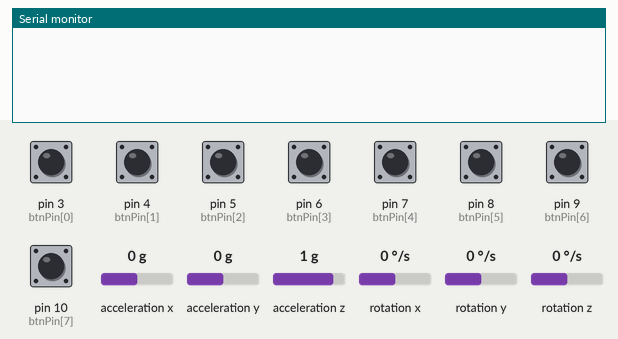
Bench run of a sketch on a simulated Arduino Uno, built with avr-gcc and run on an emulated ATmega328P. Shown: the last lines printed to the serial monitor. The inputs (shaded band) are chosen by the test bench; at power-on: pin 3 (btnPin[0]), pin 4 (btnPin[1]), pin 5 (btnPin[2]), pin 6 (btnPin[3]), pin 7 (btnPin[4]), pin 8 (btnPin[5]), pin 9 (btnPin[6]), pin 10 (btnPin[7]) LOW, acceleration x 0 g, acceleration y 0 g, acceleration z 1 g, rotation x 0 °/s, rotation y 0 °/s, rotation z 0 °/s.

Above: at 1.2 s.
1.3 s: pin 3 (btnPin[0]) pulled HIGH for 0.15 s
At 2.6 s:
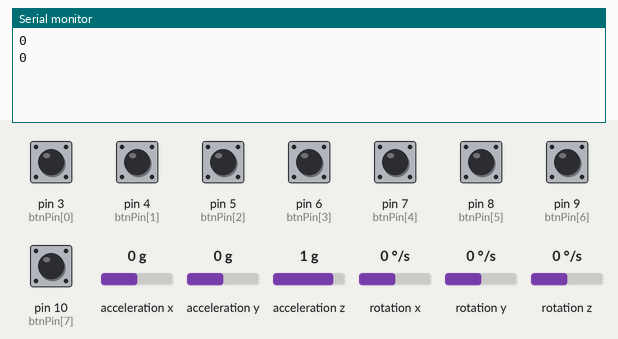
2.9 s: pin 10 (btnPin[7]) pulled HIGH for 0.15 s
At 4.1 s:
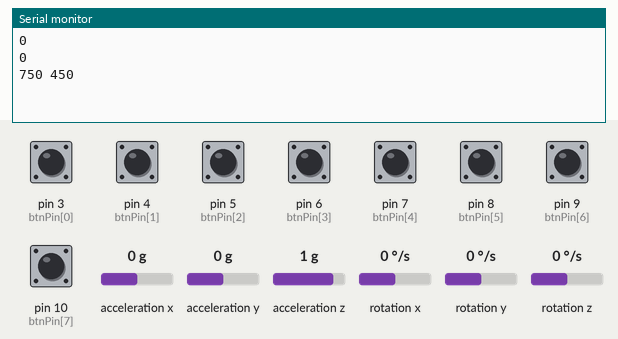
4.5 s: pin 4 (btnPin[1]) pulled HIGH for 0.15 s
At 5.8 s:
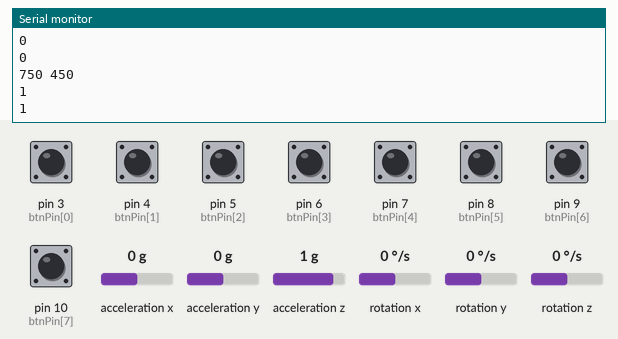
6.1 s: pin 5 (btnPin[2]) pulled HIGH for 0.15 s
At 7.4 s:
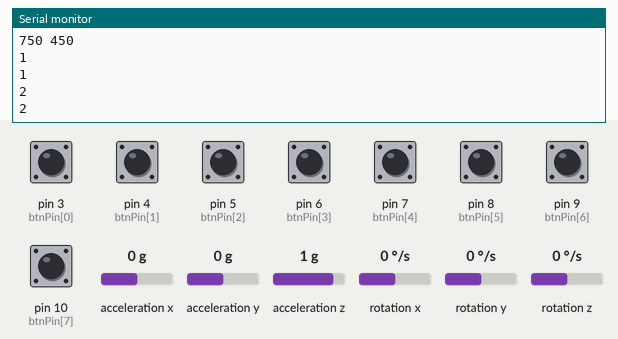
7.7 s: pin 6 (btnPin[3]) pulled HIGH for 0.15 s
At 9.0 s:
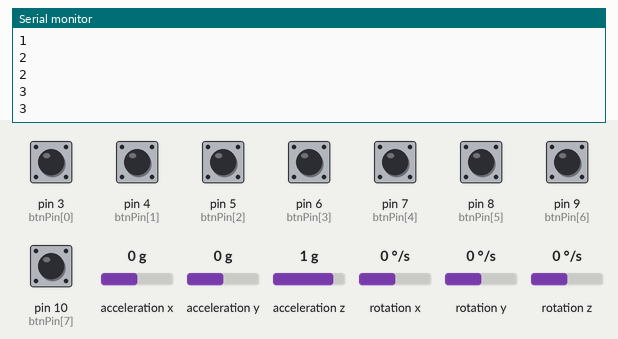
9.3 s: pin 7 (btnPin[4]) pulled HIGH for 0.15 s
At 10.4 s:
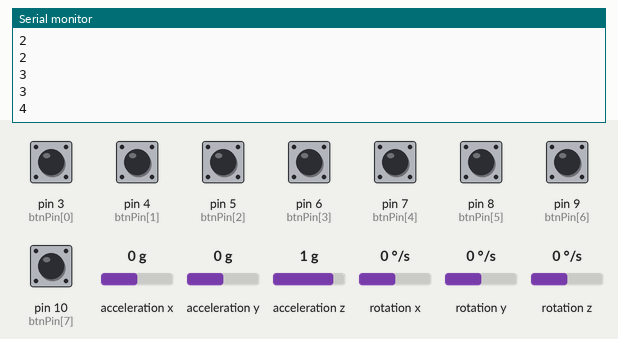
Timing chart, 0 to 11.9 s (numbered marks = the images above; inputs shaded):
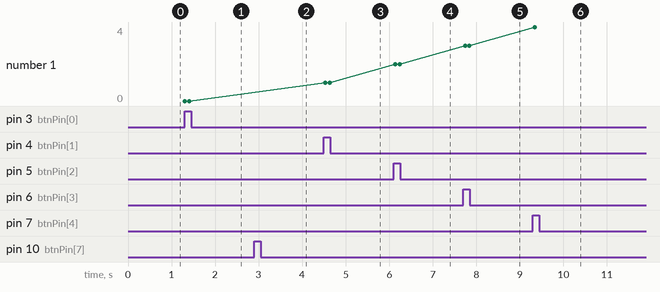

Measured:
- after the input at 1.3 s, the serial monitor: prints a new line at once (image 1)
- after the input at 2.9 s, the serial monitor: prints a new line at once (image 2)
- after the input at 4.5 s, the serial monitor: prints a new line at once (image 3)
- after the input at 6.1 s, the serial monitor: prints a new line at once (image 4)
- after the input at 7.7 s, the serial monitor: prints a new line at once (image 5)
- after the input at 9.3 s, the serial monitor: prints a new line after 0.05 s (image 6)
- plotted number 1: 0 → 1 after the input at 4.5 s, 1 → 2 after the input at 6.1 s, 2 → 3 after the input at 7.7 s, 3 → 4 after the input at 9.3 s

The sketch:

newRemote.ino
```cpp
#include<SoftwareSerial.h>
#include "Wire.h"
#include "I2Cdev.h"
#include "MPU6050.h"
MPU6050 mpu;
/*accelerometer*/
int16_t ax, ay, az;
int16_t gx, gy, gz;
int valx;
int valy;
int prevalx;
int prevaly;
/*button module*/
const int btnPin[] = {3,4,5,6,7,8,9,10};
int btnState[8];
char btnValue[] = {'0','1','2','3','4','5','6','7'};
SoftwareSerial btSerial(12,11);

void setup()
{
    Wire.begin();
    Serial.begin(9600);
    mpu.initialize();
    for(int i=0;i<8;i++) {
	  pinMode(btnPin[i],INPUT);
     }
     btSerial.begin(9600);
}

void loop()
{
  for(int i=0;i<8;i++) {
    btnState[i] = digitalRead(btnPin[i]);
    if(i==7 && btnState[i]) {
      mpu.getMotion6(&ax, &ay, &az, &gx, &gy, &gz);
      valx = map(ax, -10000, 10000, 1500, 0);
      valy= map (ay, -10000, 10000, 900,0);

      if(valx!=prevalx || valy!=prevaly){
        prevalx=valx;
        prevaly=valy;
        Serial.print(rnd(valx));
        btSerial.print(rnd(valx));
        Serial.print(" ");
        btSerial.print(" ");
        Serial.println(rnd(valy));
        btSerial.println(rnd(valy));
       }

    }
    else if (btnState[i]) {
      Serial.println(btnValue[i]);
      btSerial.println(btnValue[i]);
    }
  }

  delay(100);
}


int rnd(int a){
  int temp;
  temp = a % 10;
  return temp<5?(a-temp):(a+10-temp);

}
```
